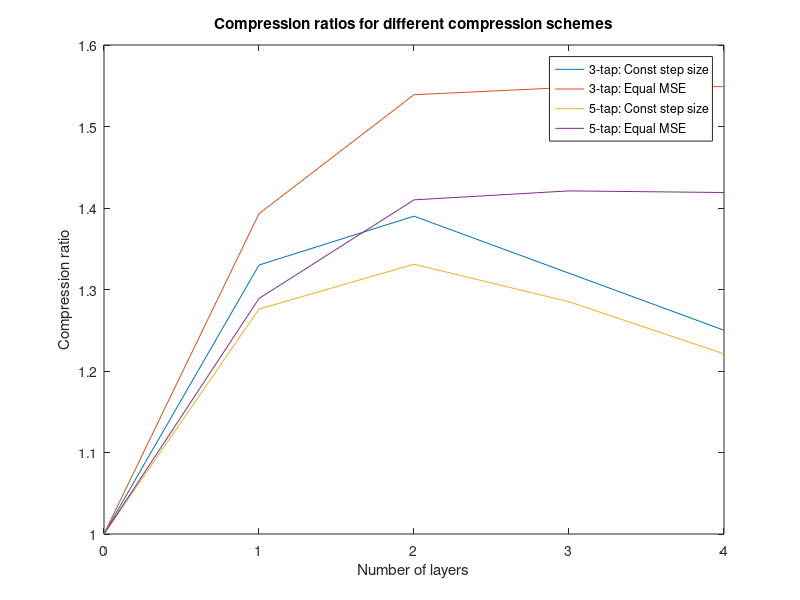

The MATLAB script that drew this image:

x = [0,1,2,3,4];
y1 = [1,1.33,1.39,1.32,1.25];
y2 = [1,1.393,1.539,1.548,1.549];
y3 = [1,1.276,1.331,1.285,1.221];
y4 = [1,1.289,1.41,1.421,1.419];

figure
plot(x,y1,x,y2,x,y3,x,y4)
title("Compression ratios for different compression schemes")
xlabel("Number of layers")
ylabel("Compression ratio")

legend('3-tap: Const step size','3-tap: Equal MSE','5-tap: Const step size','5-tap: Equal MSE')




